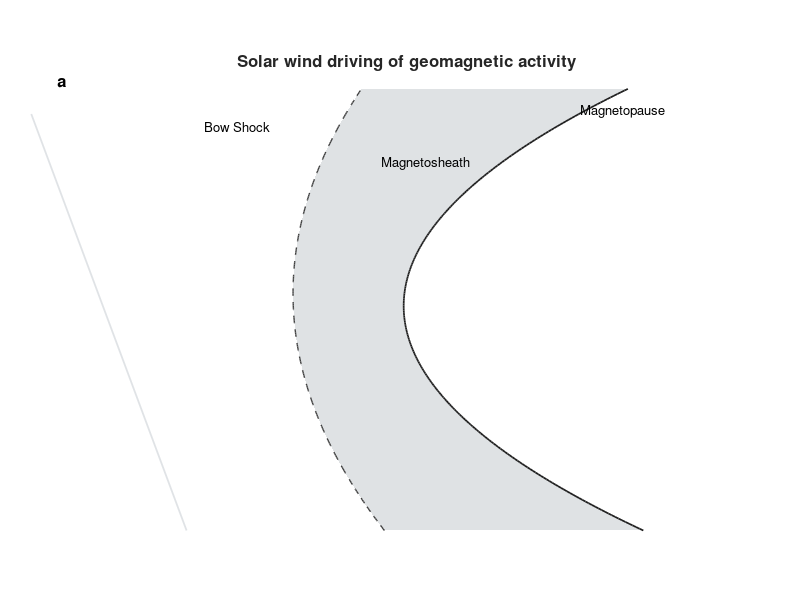

MATLAB code to generate this figure: (Note: this script raises an error after producing the figure.)
%% Solar wind driving of geomagnetic activity schematic
clc; clear; close all;

% matlab -batch "addpath('src/lorenzsw'); figure1_schematic"

out_dir = fullfile('docs', 'assets', 'figures');
if ~exist(out_dir, 'dir')
    mkdir(out_dir);
end

fig = figure('Color', 'w', 'Units', 'inches', 'Position', [1 1 7.2 5.2]);
ax = axes(fig);
hold(ax, 'on');
axis(ax, 'equal');
axis(ax, [0 10 0 7]);
axis(ax, 'off');
set(ax, 'Position', [0.04 0.06 0.92 0.86]);

gray_line = [0.78 0.80 0.81];
dark_line = [0.12 0.12 0.12];
sheath = [0.86 0.87 0.88];
aurora_violet = [0.72 0.48 0.86];

text(ax, 5.1, 6.82, 'Solar wind driving of geomagnetic activity', ...
    'FontSize', 12, 'FontWeight', 'bold', 'Color', [0.15 0.15 0.15], ...
    'HorizontalAlignment', 'center');
text(ax, 0.35, 6.55, 'a', 'FontSize', 12, 'FontWeight', 'bold');

%% Boundaries
y = linspace(0.45, 6.45, 260);
x_bow = 3.55 + 0.12 * (y - 3.5).^2 - 0.04 * (y - 3.5);
x_mp = 5.05 + 0.35 * (y - 3.5).^2;

fill(ax, [x_bow, fliplr(x_mp)], ...
    [y, fliplr(y)], sheath, ...
    'EdgeColor', 'none', 'FaceAlpha', 0.88);
plot(ax, x_bow, y, '--', 'Color', [0.25 0.25 0.25], 'LineWidth', 1.0);
plot(ax, x_mp, y, '-', 'Color', dark_line, 'LineWidth', 1.25);

text(ax, 2.35, 5.95, 'Bow Shock', 'FontSize', 9.5);
text(ax, 7.45, 6.15, 'Magnetopause', 'FontSize', 9.5);
text(ax, 4.75, 5.45, 'Magnetosheath', 'FontSize', 9.5);
% draw_arrow(ax, [5.0 5.18], [6.0 5.42], dark_line, 0.9, 0.10);

%% Solar wind flow and upstream field lines
for x0 = [-0.1, 0.8, 1.7, 2.6]
    plot(ax, [x0 x0 + 2.2], [6.35 0.45], '-', 'Color', [0.88 0.89 0.90], 'LineWidth', 1.3);
    draw_arrow(ax, [x0 + 1.95, 1.10], [x0 + 2.08, 0.78], [0.88 0.89 0.90], 0.8, 0.09);
end
text(ax, 0.95, 3.88, 'Solar wind', 'FontSize', 9.5);
draw_arrow(ax, [2.0 3.85], [3.0 3.85], dark_line, 0.9, 0.10);
text(ax, 1.10, 0.48, 'Magnetic field lines', 'FontSize', 9.5, 'Color', [0.50 0.50 0.50]);

%% Magnetospheric field lines
theta = linspace(-1.16, 1.16, 260);
for L = [1.55, 2.0, 2.55, 3.20]
    x_north = 7.35 + 0.56 * L * sin(theta) + 0.10 * L * sin(theta).^3;
    y_north = 3.45 + 0.48 * L * cos(theta).^2 + 0.19;
    x_south = x_north;
    y_south = 3.45 - 0.39 * L * cos(theta).^2 - 0.31;

    plot(ax, x_north, y_north, '-', 'Color', gray_line, 'LineWidth', 1.05);
    plot(ax, x_south, y_south, '-', 'Color', gray_line, 'LineWidth', 1.05);

    idx = 100;
    draw_arrow(ax, [x_north(idx) y_north(idx)], [x_north(idx + 6) y_north(idx + 6)], gray_line, 0.75, 0.075);
    draw_arrow(ax, [x_south(idx + 55) y_south(idx + 55)], [x_south(idx + 49) y_south(idx + 49)], gray_line, 0.75, 0.075);
end

for r = [0.82, 1.08, 1.34]
    phi = linspace(-0.86*pi, 0.86*pi, 260);
    x_line = 7.35 + 1.12 * r * cos(phi);
    y_line = 3.45 + 0.72 * r * sin(phi);
    keep = abs(y_line - 3.45) > 0.52 | x_line > 7.75;
    plot(ax, x_line(keep), y_line(keep), '-', 'Color', gray_line, 'LineWidth', 1.0);
end

for sgn = [-1, 1]
    for offset = [0.10, 0.32, 0.54]
        u = linspace(0, 1, 190);
        x_line = 7.10 - 1.25 * u - 1.15 * u.^2;
        y_line = 3.45 + sgn * (0.56 + offset + 0.32 * u + 0.18 * u.^2);
        plot(ax, x_line, y_line, '-', 'Color', gray_line, 'LineWidth', 1.0);
        draw_arrow(ax, [x_line(90) y_line(90)], [x_line(97) y_line(97)], gray_line, 0.75, 0.075);
    end
end

%% Earth and auroral oval
earth_center = [7.35, 3.45];
earth_r = 0.58;
ang = linspace(0, 2*pi, 240);
fill(ax, earth_center(1) + earth_r * cos(ang), earth_center(2) + earth_r * sin(ang), ...
    [0.98 0.98 0.97], 'EdgeColor', dark_line, 'LineWidth', 1.2);

cap_ang = linspace(28, 152, 90) * pi / 180;
cap_outer_x = earth_center(1) + 0.48 * cos(cap_ang);
cap_outer_y = earth_center(2) + 0.43 * sin(cap_ang);
cap_inner_x = earth_center(1) + 0.30 * cos(fliplr(cap_ang));
cap_inner_y = earth_center(2) + 0.26 * sin(fliplr(cap_ang));
fill(ax, [cap_outer_x, cap_inner_x], [cap_outer_y, cap_inner_y], ...
    aurora_violet, 'EdgeColor', 'none', 'FaceAlpha', 0.95);

cap_ang2 = linspace(208, 332, 90) * pi / 180;
cap_outer_x = earth_center(1) + 0.48 * cos(cap_ang2);
cap_outer_y = earth_center(2) + 0.43 * sin(cap_ang2);
cap_inner_x = earth_center(1) + 0.30 * cos(fliplr(cap_ang2));
cap_inner_y = earth_center(2) + 0.26 * sin(fliplr(cap_ang2));
fill(ax, [cap_outer_x, cap_inner_x], [cap_outer_y, cap_inner_y], ...
    aurora_violet, 'EdgeColor', 'none', 'FaceAlpha', 0.95);
plot(ax, earth_center(1) + earth_r * cos(ang), earth_center(2) + earth_r * sin(ang), ...
    '-', 'Color', dark_line, 'LineWidth', 1.2);

text(ax, 6.45, 3.83, 'Aurora', 'FontSize', 9.5, 'HorizontalAlignment', 'center', ...
    'BackgroundColor', aurora_violet, 'Margin', 4);
text(ax, 1.55, 2.00, 'Merging', 'FontSize', 9.5);
text(ax, 1.55, 1.75, 'electric field', 'FontSize', 9.5);
draw_arrow(ax, [3.28 2.05], [3.58 2.45], dark_line, 0.9, 0.10);
draw_arrow(ax, [3.46 1.93], [3.18 1.55], dark_line, 0.9, 0.10);

%% Coordinate triad
origin = [8.95 0.90];
draw_arrow(ax, origin, origin + [0.00 0.62], dark_line, 0.9, 0.09);
draw_arrow(ax, origin, origin + [-0.45 -0.32], dark_line, 0.9, 0.09);
draw_arrow(ax, origin, origin + [0.55 0.00], dark_line, 0.9, 0.09);
text(ax, origin(1) - 0.06, origin(2) + 0.74, 'z', 'FontSize', 8.5);
text(ax, origin(1) - 0.64, origin(2) - 0.42, 'y', 'FontSize', 8.5);
text(ax, origin(1) + 0.65, origin(2) - 0.02, 'x', 'FontSize', 8.5);

set(fig, 'InvertHardcopy', 'off');
exportgraphics(fig, fullfile(out_dir, 'figure1_solar_wind_schematic.png'), 'Resolution', 600);
exportgraphics(fig, fullfile(out_dir, 'figure1_solar_wind_schematic.tif'), 'Resolution', 600);
exportgraphics(fig, fullfile(out_dir, 'figure1_solar_wind_schematic.pdf'), 'ContentType', 'vector');

function draw_arrow(ax, p0, p1, color, line_width, head_size)
    if nargin < 5
        head_size = 0.16;
    end
    plot(ax, [p0(1), p1(1)], [p0(2), p1(2)], '-', 'Color', color, 'LineWidth', line_width);
    v = p1 - p0;
    v = v / max(norm(v), eps);
    n = [-v(2), v(1)];
    base = p1 - head_size * 1.55 * v;
    tip = [p1; base + head_size * n; base - head_size * n];
    patch(ax, tip(:, 1), tip(:, 2), color, 'EdgeColor', 'none');
end
